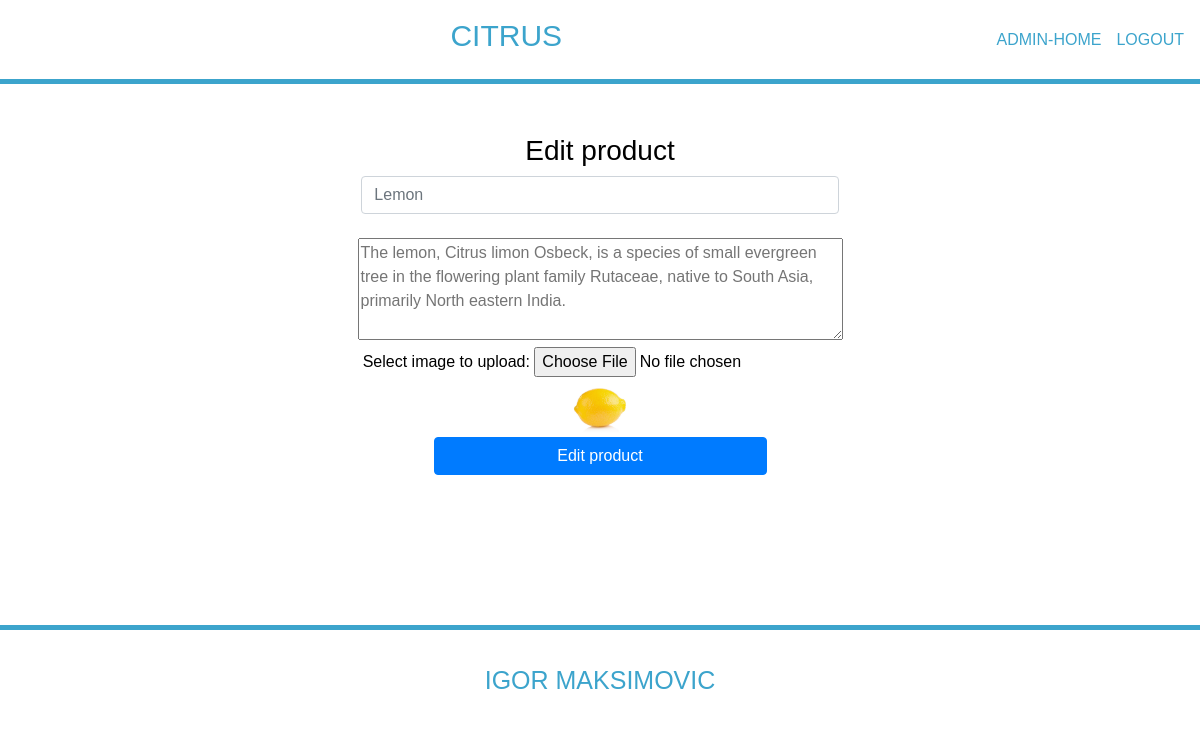
The app's page /admin-edit.php?updateProduct=1 (signed in) with its own data.
### tables this page shows
CREATE TABLE `products` (
  `id` int(11) NOT NULL AUTO_INCREMENT,
  `name` varchar(45) DEFAULT NULL,
  `description` varchar(500) DEFAULT NULL,
  `image` varchar(125) DEFAULT NULL,
  PRIMARY KEY (`id`)
);

### classes/Database.php (called while the page is built, shortened)
<?php
class Database {
    public $host = "localhost";
    public $user = "root";
    public $password = "Drv0B0nsa123";
    public $dbname = "test";
    public $link;
    private static $instance = null;
    public function __construct(){
        $this->link = new mysqli($this->host, $this->user, $this->password, $this->dbname);
    }
    public static function getInstance(){
        if(is_null(self::$instance)){
            self::$instance = new Database;
        }
        return self::$instance;
    }
    public function select($query){
        $result = $this->link->query($query) or die($this->link->error.__LINE__);
        if($result->num_rows > 0){
            return $result;
        }else{
            return false;
        }
    }
}

### classes/Query.php (called while the page is built, shortened)
<?php
class Query{
    private $_connection;
    public function __construct(){
        $this->_connection = Database::getInstance();
    }
    public function getProduct($id){
        $query = "SELECT * FROM products WHERE id = $id";
        $getProduct = $this->_connection->select($query);
        return $getProduct;
    }
}

### admin-edit.php (the view, shortened to what this page needs)
<?php
include 'templates/header.php';
$proba = new Query();
$updatedProduct = $_GET["updateProduct"];
if(isset($updatedProduct)){
     $getData = $proba->getProduct($updatedProduct);
}
if(isset($updatedProduct)) {
    while ($result = $getData->fetch_object()) {
        $name = $result->name;
        $description = $result->description;
        $image = $result->image;
    }
}
?>
        <div id="edit-product">
            <form id="admin-edit-product" action="#" method="POST" enctype="multipart/form-data" style="text-align: center;">
                <h3 align="center">Edit product</h3>
                <input type="text" name="product_name" class="form-control" placeholder="<?= $name; ?>">
                <br>
                <textarea name="product_description" rows="4" cols="50" placeholder="<?= $description; ?>"></textarea><br>
                Select image to upload:
                <input type="file" name="image" id="fileToUpload"><br>
                <img src="/test/images/<?= $image; ?>" width="60" height="60" alt="Image">
                <br>
                <input type="submit" value="Edit product" name="submit" class="btn btn-primary" style="width: 30%;">
            </form>
        </div>
<?php
include 'templates/footer.php';
?>

### css/style.css (style rules this page uses)
* { color: black; font-family: Arial, Helvetica, sans-serif; }
#admin-edit-product .form-control { width: 43%; margin-left: auto; margin-right: auto; }

### records on screen
products: product_name "Lemon", product_description "The lemon, Citrus limon Osbeck, is a species of small evergreen tree in the flowering plant family Rutaceae, native to South Asia, primarily North eastern India.", image (picture)
